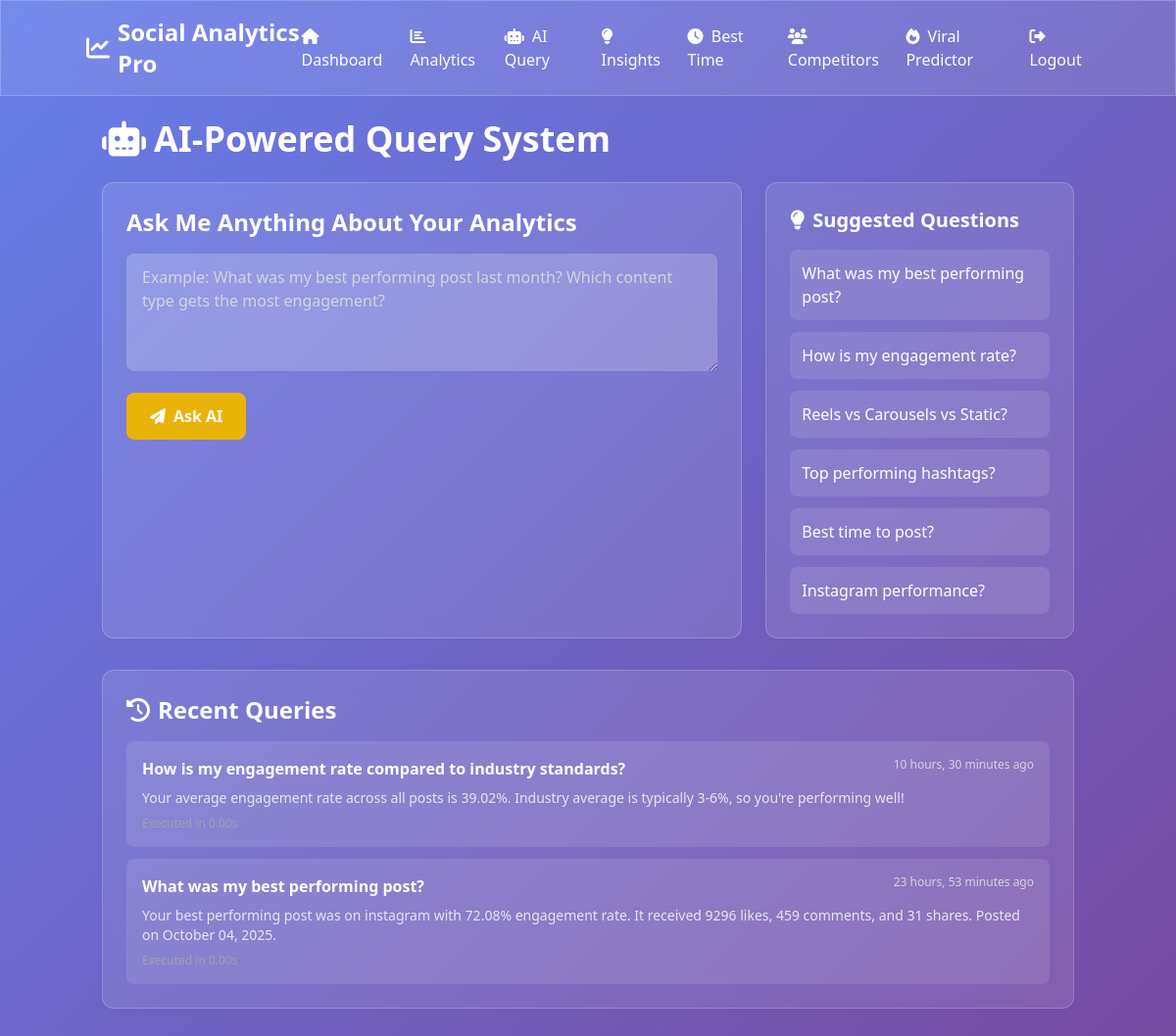
Page /ai-query/ (signed in) on the committed database.
### main/models.py (models this page shows)
class QueryLog(models.Model):
    user = models.ForeignKey(User, on_delete=models.CASCADE)
    query = models.TextField()
    response = models.TextField()
    execution_time = models.FloatField()
    created_at = models.DateTimeField(auto_now_add=True)

### main/views.py (the view, shortened to what this page needs)
# urls.py: path('ai-query/', views.ai_query, name='ai_query'),
@login_required
def ai_query(request):
    recent_queries = QueryLog.objects.filter(user=request.user).order_by('-created_at')[:10]
    return render(request, 'ai_query.html', {'recent_queries': recent_queries})

### main/templates/ai_query.html (shortened to what this page needs)
{% extends 'base.html' %}
{% block content %}
<div class="fade-in">
    <h1 class="text-4xl font-bold text-white mb-6">
        <i class="fas fa-robot mr-2"></i>AI-Powered Query System
    </h1>
    <div class="grid grid-cols-1 lg:grid-cols-3 gap-6 mb-8">
        <div class="lg:col-span-2 glass rounded-xl p-6">
            <h2 class="text-2xl font-bold text-white mb-4">Ask Me Anything About Your Analytics</h2>
            <form id="queryForm" class="space-y-4">
                <div>
                    <textarea name="query" id="queryInput" rows="4"
                        class="w-full px-4 py-3 rounded-lg bg-white bg-opacity-20 text-white placeholder-gray-300 focus:outline-none focus:ring-2 focus:ring-yellow-400"
                        placeholder="Example: What was my best performing post last month? Which content type gets the most engagement?"></textarea>
                </div>
                <button type="submit" id="submitBtn"
                    class="bg-yellow-500 hover:bg-yellow-600 text-white font-bold py-3 px-6 rounded-lg transition transform hover:scale-105">
                    <i class="fas fa-paper-plane mr-2"></i>Ask AI
                </button>
            </form>
        </div>
        <div class="glass rounded-xl p-6">
            <h2 class="text-xl font-bold text-white mb-4">
                <i class="fas fa-lightbulb mr-2"></i>Suggested Questions
            </h2>
            <div class="space-y-3">
                <button onclick="fillQuery(this)" data-query="What was my best performing post?"
                    class="w-full text-left bg-white bg-opacity-10 hover:bg-opacity-20 text-white p-3 rounded-lg transition">
                    What was my best performing post?
                </button>
                <button onclick="fillQuery(this)" data-query="How is my engagement rate compared to industry standards?"
                    class="w-full text-left bg-white bg-opacity-10 hover:bg-opacity-20 text-white p-3 rounded-lg transition">
                    How is my engagement rate?
                </button>
                <button onclick="fillQuery(this)" data-query="Which post type performs best: reels, carousels, or static posts?"
                    class="w-full text-left bg-white bg-opacity-10 hover:bg-opacity-20 text-white p-3 rounded-lg transition">
                    Reels vs Carousels vs Static?
                </button>
                <button onclick="fillQuery(this)" data-query="What are my top performing hashtags?"
                    class="w-full text-left bg-white bg-opacity-10 hover:bg-opacity-20 text-white p-3 rounded-lg transition">
                    Top performing hashtags?
                </button>
                <button onclick="fillQuery(this)" data-query="When is the best time to post?"
                    class="w-full text-left bg-white bg-opacity-10 hover:bg-opacity-20 text-white p-3 rounded-lg transition">
                    Best time to post?
                </button>
                <button onclick="fillQuery(this)" data-query="Show me my performance on Instagram"
                    class="w-full text-left bg-white bg-opacity-10 hover:bg-opacity-20 text-white p-3 rounded-lg transition">
                    Instagram performance?
                </button>
            </div>
        </div>
    </div>
    <div class="glass rounded-xl p-6">
        <h2 class="text-2xl font-bold text-white mb-4">
            <i class="fas fa-history mr-2"></i>Recent Queries
        </h2>
        <div class="space-y-3">
            {% for log in recent_queries %}
            <div class="bg-white bg-opacity-10 rounded-lg p-4 hover:bg-opacity-20 transition">
                <div class="flex justify-between items-start mb-2">
                    <p class="text-white font-semibold flex-1">{{ log.query }}</p>
                    <span class="text-xs text-gray-300">{{ log.created_at|timesince }} ago</span>
                </div>
                <p class="text-gray-200 text-sm">{{ log.response|truncatewords:30 }}</p>
                <p class="text-xs text-gray-400 mt-2">Executed in {{ log.execution_time|floatformat:2 }}s</p>
            </div>
            {% endfor %}
        </div>
    </div>
</div>
{% endblock %}

### main/templates/base.html (style rules this page uses)
body { background: linear-gradient(135deg, #667eea 0%, #764ba2 100%); min-height: 100vh; }
.glass { background: rgba(255, 255, 255, 0.1); backdrop-filter: blur(10px); border: 1px solid rgba(255, 255, 255, 0.2); }
.fade-in { animation: fadeIn 0.6s ease-out; }

### rows in the picture
QueryLog: query "How is my engagement rate compared to industry standards?", created_at "10 hours, 30 minutes", response "Your average engagement rate across all posts is 39.02%. Industry average is typically 3-6%, so you're performing well!", execution_time "0.00"
QueryLog: query "What was my best performing post?", created_at "23 hours, 53 minutes", response "Your best performing post was on instagram with 72.08% engagement rate. It received 9296 likes, 459 comments, and 31 shares. Posted on October 04, 2025.", execution_time "0.00"
